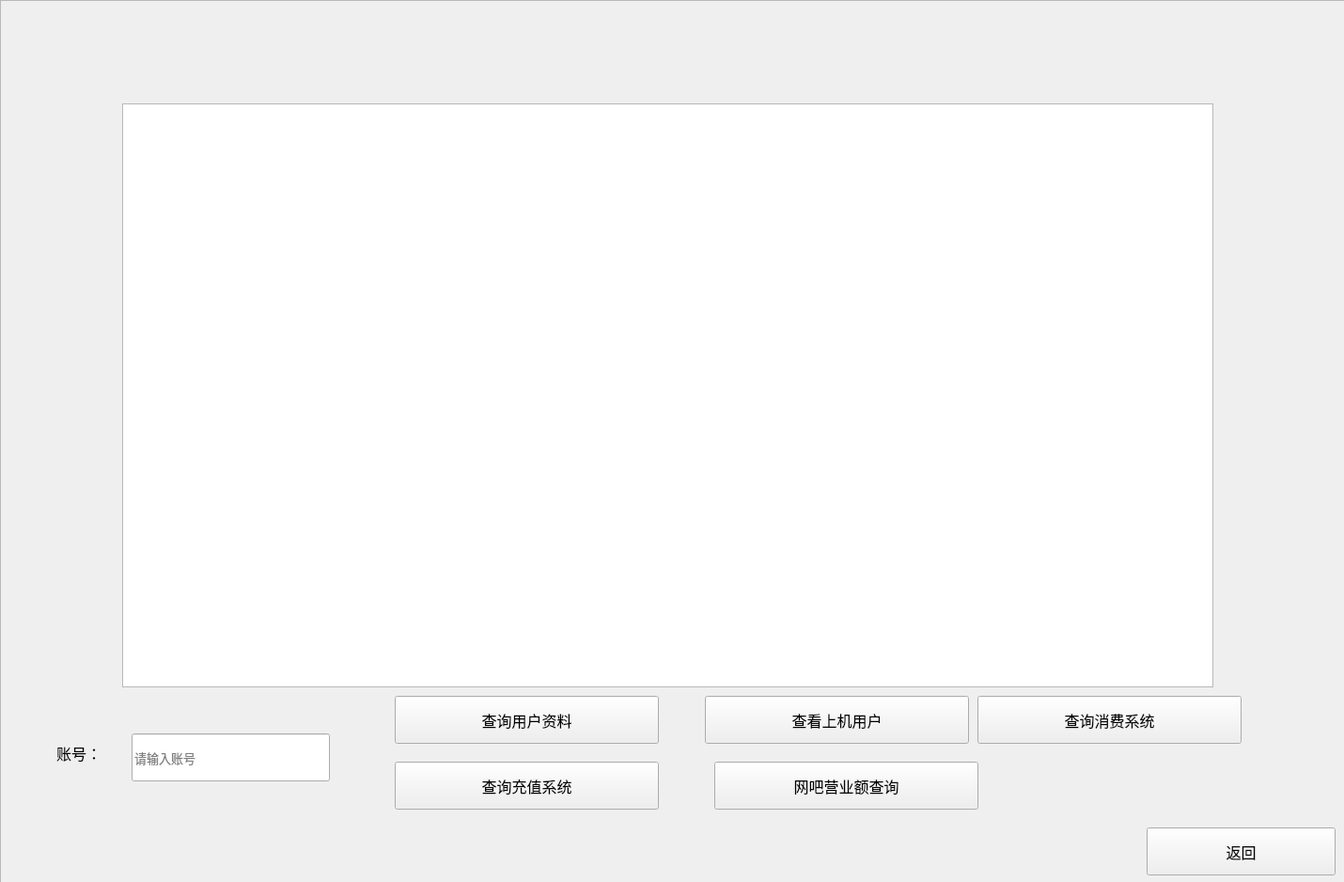
<?xml version="1.0" encoding="UTF-8"?>
<ui version="4.0">
 <class>AdminDialog</class>
 <widget class="QDialog" name="AdminDialog">
  <property name="geometry">
   <rect>
    <x>0</x>
    <y>0</y>
    <width>1430</width>
    <height>938</height>
   </rect>
  </property>
  <property name="windowTitle">
   <string>管理端</string>
  </property>
  <widget class="QLabel" name="label">
   <property name="geometry">
    <rect>
     <x>60</x>
     <y>780</y>
     <width>101</width>
     <height>41</height>
    </rect>
   </property>
   <property name="font">
    <font>
     <pointsize>12</pointsize>
    </font>
   </property>
   <property name="text">
    <string>账号：</string>
   </property>
  </widget>
  <widget class="QFrame" name="frame">
   <property name="geometry">
    <rect>
     <x>0</x>
     <y>0</y>
     <width>1431</width>
     <height>941</height>
    </rect>
   </property>
   <property name="styleSheet">
    <string notr="true">#frame{border-image: url(:/picture/12.jpg)}</string>
   </property>
   <property name="frameShape">
    <enum>QFrame::StyledPanel</enum>
   </property>
   <property name="frameShadow">
    <enum>QFrame::Raised</enum>
   </property>
   <widget class="QTableView" name="tableView">
    <property name="geometry">
     <rect>
      <x>130</x>
      <y>110</y>
      <width>1161</width>
      <height>621</height>
     </rect>
    </property>
   </widget>
   <widget class="QLineEdit" name="lineEdit">
    <property name="geometry">
     <rect>
      <x>140</x>
      <y>780</y>
      <width>211</width>
      <height>51</height>
     </rect>
    </property>
    <property name="font">
     <font>
      <pointsize>10</pointsize>
     </font>
    </property>
    <property name="placeholderText">
     <string>请输入账号</string>
    </property>
   </widget>
   <widget class="QPushButton" name="pushButton">
    <property name="geometry">
     <rect>
      <x>420</x>
      <y>740</y>
      <width>281</width>
      <height>51</height>
     </rect>
    </property>
    <property name="font">
     <font>
      <pointsize>12</pointsize>
     </font>
    </property>
    <property name="focusPolicy">
     <enum>Qt::NoFocus</enum>
    </property>
    <property name="text">
     <string>查询用户资料</string>
    </property>
   </widget>
   <widget class="QPushButton" name="pushButton_2">
    <property name="geometry">
     <rect>
      <x>420</x>
      <y>810</y>
      <width>281</width>
      <height>51</height>
     </rect>
    </property>
    <property name="font">
     <font>
      <pointsize>12</pointsize>
     </font>
    </property>
    <property name="focusPolicy">
     <enum>Qt::NoFocus</enum>
    </property>
    <property name="text">
     <string>查询充值系统</string>
    </property>
   </widget>
   <widget class="QPushButton" name="pushButton_5">
    <property name="geometry">
     <rect>
      <x>750</x>
      <y>740</y>
      <width>281</width>
      <height>51</height>
     </rect>
    </property>
    <property name="font">
     <font>
      <pointsize>12</pointsize>
     </font>
    </property>
    <property name="focusPolicy">
     <enum>Qt::NoFocus</enum>
    </property>
    <property name="text">
     <string>查看上机用户</string>
    </property>
   </widget>
   <widget class="QPushButton" name="pushButton_3">
    <property name="geometry">
     <rect>
      <x>760</x>
      <y>810</y>
      <width>281</width>
      <height>51</height>
     </rect>
    </property>
    <property name="font">
     <font>
      <pointsize>12</pointsize>
     </font>
    </property>
    <property name="focusPolicy">
     <enum>Qt::NoFocus</enum>
    </property>
    <property name="text">
     <string>网吧营业额查询</string>
    </property>
   </widget>
   <widget class="QPushButton" name="pushButton_6">
    <property name="geometry">
     <rect>
      <x>1040</x>
      <y>740</y>
      <width>281</width>
      <height>51</height>
     </rect>
    </property>
    <property name="font">
     <font>
      <pointsize>12</pointsize>
     </font>
    </property>
    <property name="focusPolicy">
     <enum>Qt::NoFocus</enum>
    </property>
    <property name="text">
     <string>查询消费系统</string>
    </property>
   </widget>
   <widget class="QPushButton" name="pushButton_4">
    <property name="geometry">
     <rect>
      <x>1220</x>
      <y>880</y>
      <width>201</width>
      <height>51</height>
     </rect>
    </property>
    <property name="font">
     <font>
      <pointsize>12</pointsize>
     </font>
    </property>
    <property name="focusPolicy">
     <enum>Qt::NoFocus</enum>
    </property>
    <property name="text">
     <string>返回</string>
    </property>
   </widget>
  </widget>
  <zorder>frame</zorder>
  <zorder>label</zorder>
 </widget>
 <resources/>
 <connections/>
</ui>
